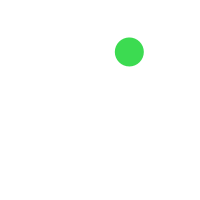
Frame 1 (no input)
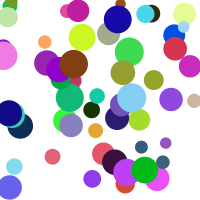
Frame 60 (the mouse pressed at the canvas centre just before this capture)
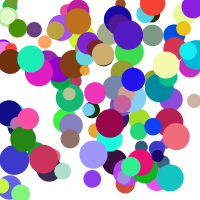
Frame 120 (the mouse held since frame 60 and released just before this capture)

The Processing sketch that drew these frames (run headless with seeded random() and noise(); from frame 60 on, the mouse is pressed at the canvas centre):

// Processing sketch: frameRateCircles
// ── frameRateCircles.pde
float circleX;
float circleY;
float d;

float r;
float g;
float b;

void setup(){
  size(200,200);
  background(255);
  frameRate(3);
  println("framerate: " + frameRate);
}

void draw(){
  circleX = random(0,width);
  circleY = random(0,height);
  d = random(10,30);
  
  r=random(0,256);
  g=random(0,256);
  b=random(0,256);
  
  noStroke();
  fill(r,g,b);
  ellipse(circleX,circleY,d,d);
  println("frame count = " + frameCount);
}
